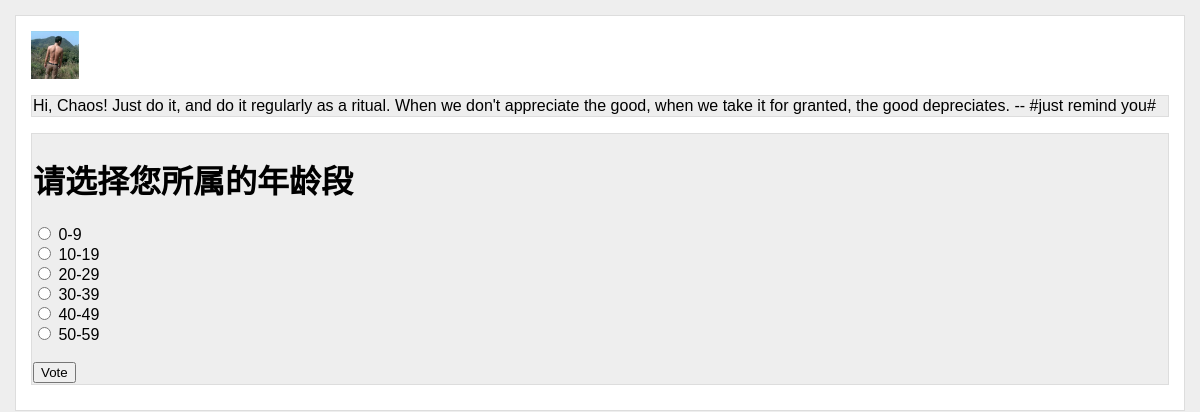
The app's page /polls/2/ with its own data.
### polls/models.py (models this page shows, shortened)
@python_2_unicode_compatible
class Question(models.Model):
    question_text = models.CharField('问题', max_length=200)
    pub_date = models.DateTimeField('发布日期')
    def was_published_recently(self):
        now = timezone.now()
        return now - datetime.timedelta(days=1) <= self.pub_date <= now
    was_published_recently.admin_order_field = 'pub_date'
    was_published_recently.boolean = True
    was_published_recently.short_description = 'Published recently?'

@python_2_unicode_compatible
class Choice(models.Model):
    question = models.ForeignKey(Question)
    choice_text = models.CharField('选项', max_length=200)
    votes = models.IntegerField('票数', default=0)

### polls/views.py (the view)
# urls.py: url(r'^(?P<pk>[0-9]+)/$', views.DetailView.as_view(), name='detail'),
class DetailView(generic.DetailView):
    model = Question
    template_name = 'polls/detail.html'
    def get_queryset(self):
        return Question.objects.filter(pub_date__lte=timezone.now())

### polls/templates/polls/detail.html (shortened to what this page needs)
{% extends 'polls/base.html' %}
{% block content %}
<div class="detail">
<h1>{{ question.question_text }}</h1>
<form action="{% url 'polls:vote' question.id %}" method="post">
{% for choice in question.choice_set.all %}
    <input type="radio" name="choice" id="choice{{ forloop.counter }}" value="{{ choice.id }}" />
    <label for="choice{{ forloop.counter }}">{{ choice.choice_text }}</label><br />
{% endfor %}
<br />
<input type="submit" value="Vote" />
</form>
</div>
{% endblock %}

### polls/static/polls/style.css (style rules this page uses)
html { background-color: #eee; font-family: "Trebuchet MS", Arial, Helvetica, sans-serif; }
body { background-color: #fff; border: 1px solid #ddd; padding: 15px; margin: 15px; }
div.detail { margin: 10px auto; text-align: left; font-size: 32px; }
div.detail { margin: 10px auto; background-color: #eee; border: 1px solid #ddd; padding: 1px; font-size: 16px; text-align: left; }

### records on screen
Question: question_text "请选择您所属的年龄段"
Choice: choice_text "0-9"
Choice: choice_text "10-19"
Choice: choice_text "20-29"
Choice: choice_text "30-39"
Choice: choice_text "40-49"
Choice: choice_text "50-59"
